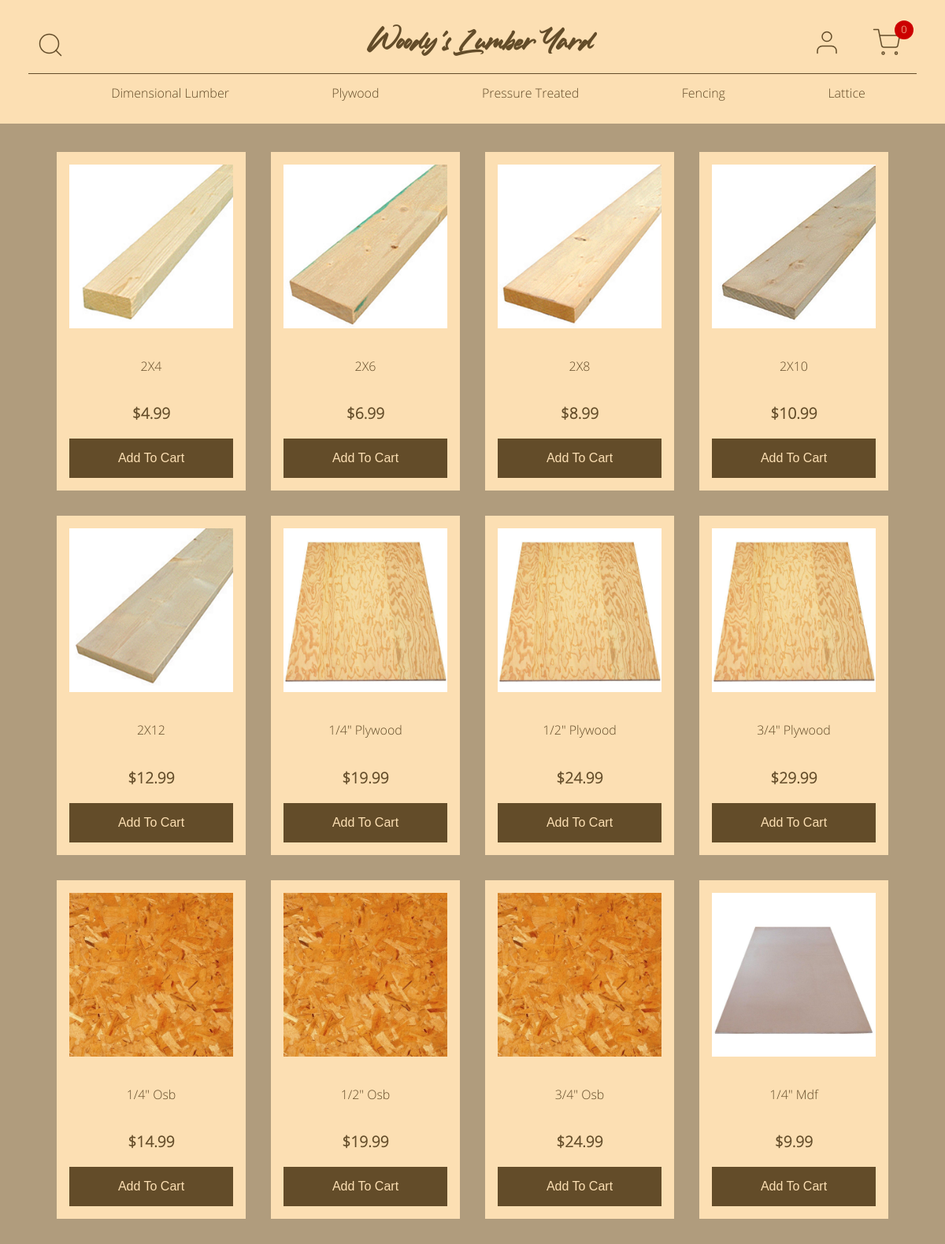
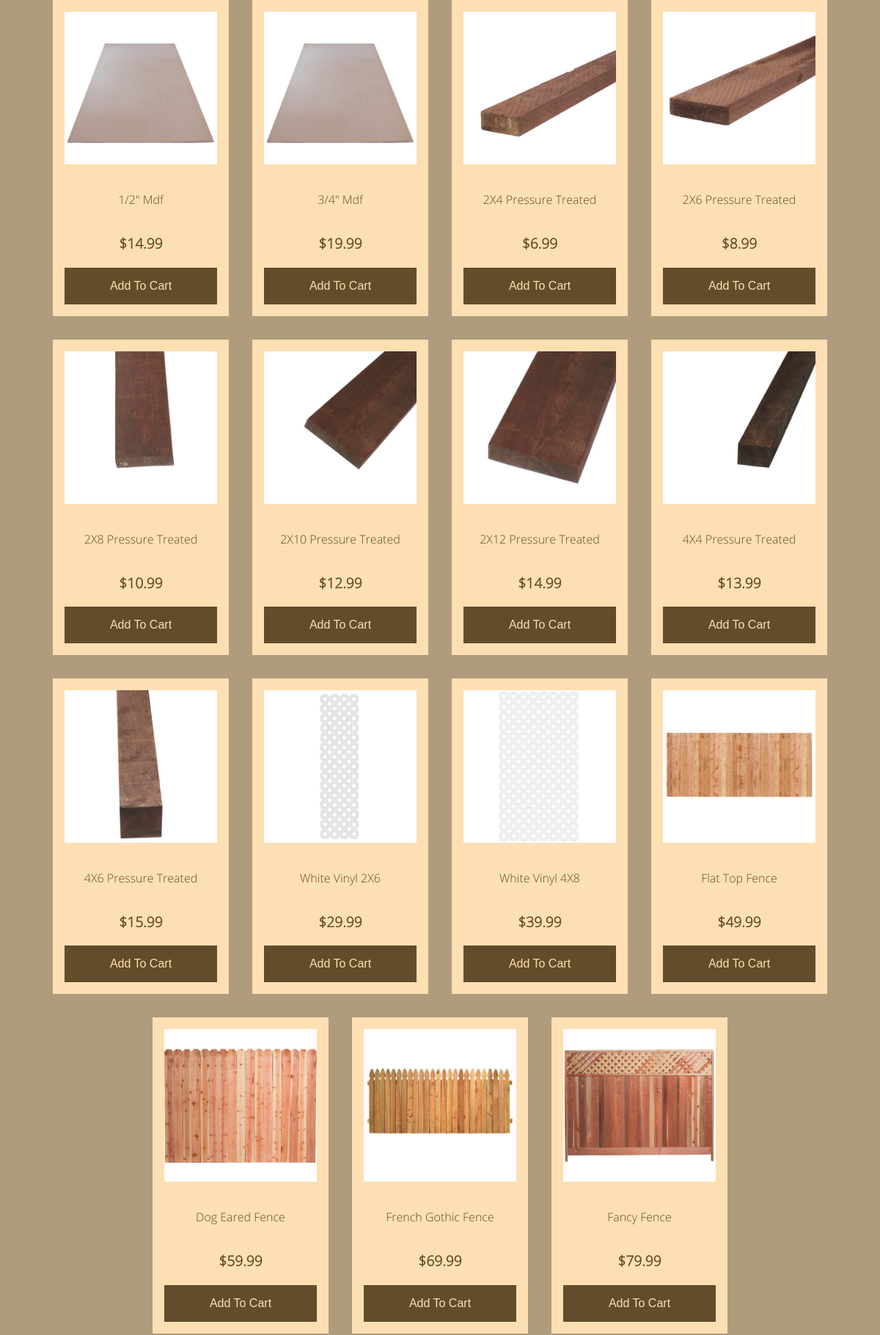
The page / (upper part) on the database its author committed (2 pictures, top to bottom).
### online_store/models.py (models this page shows, shortened)
class Category(db.Model):
    id = db.Column(db.Integer, primary_key=True)
    name = db.Column(db.String(20), unique=True, nullable=False)
    link = db.Column(db.String(20), nullable=True)
    products = db.relationship("Product", backref="category", lazy=True)
    date_created = db.Column(db.DateTime, default=datetime.utcnow)
    created_by_id = db.Column(db.Integer, db.ForeignKey("user.id"))

class Product(db.Model):
    id = db.Column(db.Integer, primary_key=True)
    name = db.Column(db.String(100), unique=True, nullable=False)
    category_id = db.Column(db.Integer, db.ForeignKey("category.id"))
    price = db.Column(db.Numeric(scale=2), nullable=False)
    image = db.Column(db.String(40), nullable=False)
    quantity = db.Column(db.Integer, nullable=False)
    quantity_in_cart = db.Column(db.Integer, default=0, nullable=False)
    date_created = db.Column(db.DateTime, default=datetime.utcnow)
    created_by_id = db.Column(db.Integer, db.ForeignKey("user.id"))
    carts = db.relationship("Cart", secondary="product_cart_link")

### online_store/main/routes.py (the view)
@main.route("/home")
@main.route("/", methods=["GET", "POST"])
def home():
    categories = Category.query.all()
    cart = None
    if not current_user.is_anonymous:
        cart = Cart.query.filter_by(user_id=current_user.id).first()
    if request.method == "POST":
        name = request.form["name"]
        products = Product.query.filter(Product.name.contains(name))
        search_message = name
        context = {
            "categories": categories,
            "search_message": search_message,
            "products": products,
            "cart": cart,
        }
    else:
        products = Product.query.order_by(Product.date_created).all()
        context = {
            "categories": categories,
            "products": products,
            "cart": cart,
        }
    return render_template("home.html", **context)

### online_store/templates/home.html (shortened to what this page needs)
{% extends "base.html" %}
{% block head %}
{{ super() }}
{% endblock %}
{% block content %}
<div class="products">
  <div class="product-grid">
    {% for product in products %}
    <div class="product-item" id="{{ product.id }}" data-quantity="{{ product.quantity }}">
      <p>
        <a href="/products/{{ product.id }}">
          <img src="{{ url_for('static', filename='product-images/' + product.image) }}" alt="{{ product.name }}">
        </a>
      </p>
      <p class="name">
        <a href="/products/{{ product.id }}">{{ product.name }}</a>
      </p>
      <p class="price">${{ product.price }}</p>
      <button type="button" class="add-to-cart" name="add-to-cart" onclick="addToCart({{ product.id }})">Add To Cart</button>
    </div>
    {% endfor %}
  </div>
  {% endblock %}

### online_store/templates/base.html (shortened to what this page needs)
<!DOCTYPE html>
<html lang="en">
<head>
  {% block head %}
  <link rel="stylesheet" type="text/css" href="{{ url_for('static', filename='css/main.css') }}">
  {% endblock %}
</head>
<body>
  <header>
    <div class="top-row">
      <div class="search">
        <img class="search-btn" src="/static/assets/search.svg" alt="Search Button">
      </div>
      <h1><a href="{{ url_for('main.home') }}">Woody's Lumber Yard</a></h1>
      <div class="user-icons">
        <a href="{{ url_for('users.account') }}">
          <img src="{{ url_for('static', filename='assets/user.svg') }}" alt="My Account">
        </a>
        <a href="{{ url_for('main.show_cart') }}">
          <img class="cart" src="{{ url_for('static', filename='assets/shopping-cart.svg') }}" alt="Shopping Cart">
          {% if cart %}
            <div class="cart-total">{{ cart.quantity }}</div>
          {% else %}
            <div class="cart-total">0</div>
          {% endif %}
        </a>
      </div>
    </div>
    {% if categories %}
    <nav>
      <ul>
        {% for category in categories %}
        <li><a href="/category/{{ category.link }}">{{ category.name }}</a></li>
        {% endfor %}
      </ul>
    </nav>
    {% endif %}
  </header>
  <main>
    {% block content %}{% endblock %}
  </main>
</body>
</html>

### online_store/static/css/main.css (style rules this page uses)
body main button, body main .products .product-grid .product-item button, body main .products .product-grid .product-item .product-form input[type=submit], body main .product-detail .product-detail-text button, body main .categories .category-list .category-item button, body main .full-form input[type=submit], body footer button { -ms-appearance: none; -moz-appearance: none; -webkit-appearance: none; appearance: none; padding: 1rem 2rem; display: inline-block; border: none; margin: 0; text-decoration: none; background: #634C29; color: #FCDFB3; font-size: 1rem; cursor: pointer; text-align: center; transition: background 150ms ease-in-out, transform 50ms ease; }
* { box-sizing: border-box; }
body { background-color: #FCDFB3; color: #634C29; font-family: "Open-Sans", sans-serif; margin: 0; text-align: center; }
body header { background-color: #FCDFB3; padding: 36px; padding-bottom: 0; }
body header .top-row { display: flex; flex-direction: row; justify-content: center; align-items: center; justify-content: space-between; }
body header .top-row .search { display: flex; flex-direction: row; justify-content: center; align-items: center; flex-basis: 33%; justify-content: flex-start; margin: 0 10px; }
body header .top-row .search img { height: 36px; cursor: pointer; }
body header .top-row .user-icons { padding: 0; margin: 0; }
body header .top-row .user-icons .cart-total { display: block; position: absolute; color: #FCDFB3; background-color: #CC0000; font-size: 0.8rem; padding-top: 0.15rem; border-radius: 50%; height: 24px; width: 24px; top: 26px; right: 40px; }
body header .top-row .user-icons a { margin: 0 10px; text-decoration: none; }
body header .top-row .user-icons a img { height: 36px; }
body header h1 { flex-basis: 33%; font-family: "Ledgewood", sans-serif; margin: 0; text-align: center; justify-self: center; }
body header h1 a { color: #634C29; text-decoration: none; }
body header .user-icons { display: flex; flex-direction: row; justify-content: center; align-items: center; justify-content: flex-end; flex-basis: 33%; }
body header .user-icons img { margin: 0 10px; }
body header nav { margin: 0; }
body header nav ul { align-items: center; border-top: 1px solid #634C29; display: flex; flex-direction: row; height: 3rem; justify-content: space-around; }
body header nav ul li { display: flex; }
body header nav ul li a { color: #634C29; text-decoration: none; }
body main { background-color: #B09C7D; padding: 20px; }
body main button { width: 100%; }
body main .products { display: flex; flex-direction: row; justify-content: center; align-items: center; align-items: flex-start; justify-content: space-between; margin: auto; }
body main .products .product-grid { display: flex; flex-direction: row; justify-content: center; align-items: center; flex-wrap: wrap; margin: 0 auto; height: 100%; width: 100%; }
body main .products .product-grid .product-item { display: flex; flex-direction: column; justify-content: center; align-items: center; background-color: #FCDFB3; color: #634C29; padding: 0 1rem; margin: 1rem; width: 240px; }
body main .products .product-grid .product-item a { color: #634C29; text-decoration: none; }
body main .products .product-grid .product-item a img { width: 100%; }
body main .products .product-grid .product-item .price { font-size: 1.2rem; font-weight: 900; }
body main .products .product-grid .product-item button { margin-bottom: 1rem; width: 100%; }

### rows shown on the page
Category: name "Dimensional Lumber"
Category: name "Plywood"
Category: name "Pressure Treated"
Category: name "Fencing"
Category: name "Lattice"
Product: image (picture), name "2X4", price "4.99"
Product: image (picture), name "2X6", price "6.99"
Product: image (picture), name "2X8", price "8.99"
Product: image (picture), name "2X10", price "10.99"
Product: image (picture), name "2X12", price "12.99"
Product: image (picture), name "1/4\" Plywood", price "19.99"
Product: image (picture), name "1/2\" Plywood", price "24.99"
Product: image (picture), name "3/4\" Plywood", price "29.99"
Product: image (picture), name "1/4\" Osb", price "14.99"
Product: image (picture), name "1/2\" Osb", price "19.99"
Product: image (picture), name "3/4\" Osb", price "24.99"
Product: image (picture), name "1/4\" Mdf", price "9.99"
Product: image (picture), name "1/2\" Mdf", price "14.99"
Product: image (picture), name "3/4\" Mdf", price "19.99"
Product: image (picture), name "2X4 Pressure Treated", price "6.99"
Product: image (picture), name "2X6 Pressure Treated", price "8.99"
Product: image (picture), name "2X8 Pressure Treated", price "10.99"
Product: image (picture), name "2X10 Pressure Treated", price "12.99"
Product: image (picture), name "2X12 Pressure Treated", price "14.99"
Product: image (picture), name "4X4 Pressure Treated", price "13.99"
Product: image (picture), name "4X6 Pressure Treated", price "15.99"
Product: image (picture), name "White Vinyl 2X6", price "29.99"
Product: image (picture), name "White Vinyl 4X8", price "39.99"
Product: image (picture), name "Flat Top Fence", price "49.99"
Product: image (picture), name "Dog Eared Fence", price "59.99"
Product: image (picture), name "French Gothic Fence", price "69.99"
Product: image (picture), name "Fancy Fence", price "79.99"
